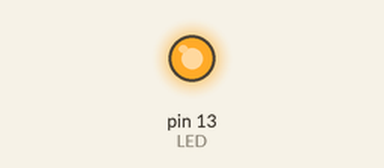
A sketch run on a simulated Arduino Uno, built with avr-gcc and run on an emulated ATmega328P. Shown: output pins drawn as LEDs (lit = HIGH).

Above: at 0.1 s.
Timing chart, 0 to 1.6 s (numbered marks = the images above):
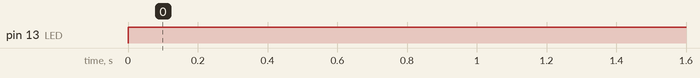

Measured:
- by itself, pin 13 (LED): LOW → HIGH at 0.00 s

The sketch:

hc_06_simpler_example.ino
```cpp
int LED = 13;

void setup()
{
  Serial.begin(9600);
  pinMode(LED, OUTPUT);
}

void loop()
{
  /*if (Serial.available())
  {
    int value = Serial.read();
    if (value == '1') digitalWrite(LED, HIGH);
    *//*else if (value == '0') digitalWrite(LED, LOW);
  }*/
  digitalWrite(LED, HIGH);


}
```
